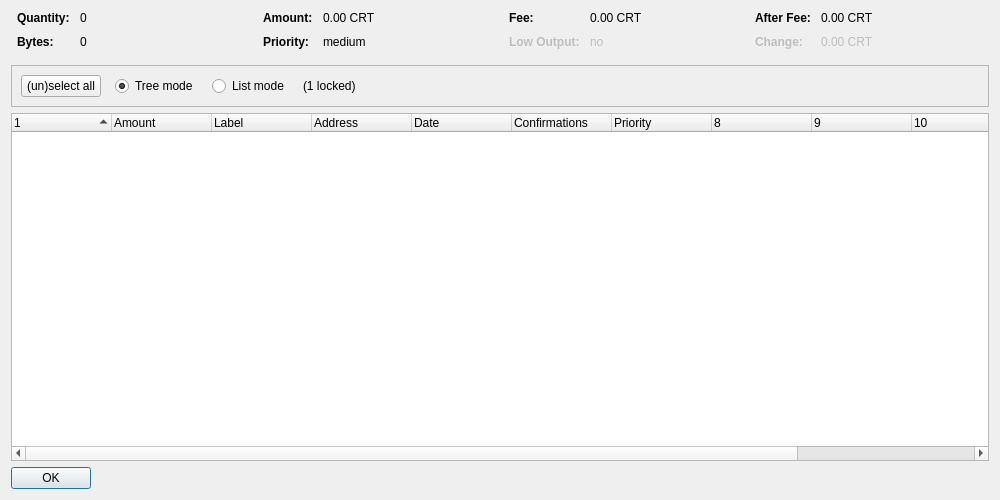
<?xml version="1.0" encoding="UTF-8"?>
<ui version="4.0">
 <class>CoinControlDialog</class>
 <widget class="QDialog" name="CoinControlDialog">
  <property name="geometry">
   <rect>
    <x>0</x>
    <y>0</y>
    <width>1000</width>
    <height>500</height>
   </rect>
  </property>
  <property name="windowTitle">
   <string>Coin Control Address Selection</string>
  </property>
  <layout class="QVBoxLayout" name="verticalLayout">
   <item>
    <layout class="QHBoxLayout" name="horizontalLayoutTop" stretch="0,0,0,0">
     <property name="topMargin">
      <number>0</number>
     </property>
     <property name="bottomMargin">
      <number>10</number>
     </property>
     <item>
      <layout class="QFormLayout" name="formLayoutCoinControl1">
       <property name="horizontalSpacing">
        <number>10</number>
       </property>
       <property name="verticalSpacing">
        <number>10</number>
       </property>
       <property name="leftMargin">
        <number>6</number>
       </property>
       <property name="rightMargin">
        <number>6</number>
       </property>
       <item row="0" column="0">
        <widget class="QLabel" name="labelCoinControlQuantityText">
         <property name="font">
          <font>
           <weight>75</weight>
           <bold>true</bold>
          </font>
         </property>
         <property name="text">
          <string>Quantity:</string>
         </property>
        </widget>
       </item>
       <item row="0" column="1">
        <widget class="QLabel" name="labelCoinControlQuantity">
         <property name="cursor">
          <cursorShape>IBeamCursor</cursorShape>
         </property>
         <property name="contextMenuPolicy">
          <enum>Qt::ActionsContextMenu</enum>
         </property>
         <property name="text">
          <string notr="true">0</string>
         </property>
         <property name="textInteractionFlags">
          <set>Qt::LinksAccessibleByMouse|Qt::TextSelectableByKeyboard|Qt::TextSelectableByMouse</set>
         </property>
        </widget>
       </item>
       <item row="1" column="0">
        <widget class="QLabel" name="labelCoinControlBytesText">
         <property name="font">
          <font>
           <weight>75</weight>
           <bold>true</bold>
          </font>
         </property>
         <property name="text">
          <string>Bytes:</string>
         </property>
        </widget>
       </item>
       <item row="1" column="1">
        <widget class="QLabel" name="labelCoinControlBytes">
         <property name="cursor">
          <cursorShape>IBeamCursor</cursorShape>
         </property>
         <property name="contextMenuPolicy">
          <enum>Qt::ActionsContextMenu</enum>
         </property>
         <property name="text">
          <string notr="true">0</string>
         </property>
         <property name="textInteractionFlags">
          <set>Qt::LinksAccessibleByMouse|Qt::TextSelectableByKeyboard|Qt::TextSelectableByMouse</set>
         </property>
        </widget>
       </item>
      </layout>
     </item>
     <item>
      <layout class="QFormLayout" name="formLayoutCoinControl2">
       <property name="horizontalSpacing">
        <number>10</number>
       </property>
       <property name="verticalSpacing">
        <number>10</number>
       </property>
       <property name="leftMargin">
        <number>6</number>
       </property>
       <property name="rightMargin">
        <number>6</number>
       </property>
       <item row="0" column="0">
        <widget class="QLabel" name="labelCoinControlAmountText">
         <property name="font">
          <font>
           <weight>75</weight>
           <bold>true</bold>
          </font>
         </property>
         <property name="text">
          <string>Amount:</string>
         </property>
        </widget>
       </item>
       <item row="0" column="1">
        <widget class="QLabel" name="labelCoinControlAmount">
         <property name="cursor">
          <cursorShape>IBeamCursor</cursorShape>
         </property>
         <property name="contextMenuPolicy">
          <enum>Qt::ActionsContextMenu</enum>
         </property>
         <property name="text">
          <string notr="true">0.00 CRT</string>
         </property>
         <property name="textInteractionFlags">
          <set>Qt::LinksAccessibleByMouse|Qt::TextSelectableByKeyboard|Qt::TextSelectableByMouse</set>
         </property>
        </widget>
       </item>
       <item row="1" column="0">
        <widget class="QLabel" name="labelCoinControlPriorityText">
         <property name="font">
          <font>
           <weight>75</weight>
           <bold>true</bold>
          </font>
         </property>
         <property name="text">
          <string>Priority:</string>
         </property>
        </widget>
       </item>
       <item row="1" column="1">
        <widget class="QLabel" name="labelCoinControlPriority">
         <property name="cursor">
          <cursorShape>IBeamCursor</cursorShape>
         </property>
         <property name="contextMenuPolicy">
          <enum>Qt::ActionsContextMenu</enum>
         </property>
         <property name="text">
          <string notr="true">medium</string>
         </property>
         <property name="textInteractionFlags">
          <set>Qt::LinksAccessibleByMouse|Qt::TextSelectableByKeyboard|Qt::TextSelectableByMouse</set>
         </property>
        </widget>
       </item>
      </layout>
     </item>
     <item>
      <layout class="QFormLayout" name="formLayoutCoinControl3">
       <property name="horizontalSpacing">
        <number>10</number>
       </property>
       <property name="verticalSpacing">
        <number>10</number>
       </property>
       <property name="leftMargin">
        <number>6</number>
       </property>
       <property name="rightMargin">
        <number>6</number>
       </property>
       <item row="0" column="0">
        <widget class="QLabel" name="labelCoinControlFeeText">
         <property name="font">
          <font>
           <weight>75</weight>
           <bold>true</bold>
          </font>
         </property>
         <property name="text">
          <string>Fee:</string>
         </property>
        </widget>
       </item>
       <item row="0" column="1">
        <widget class="QLabel" name="labelCoinControlFee">
         <property name="cursor">
          <cursorShape>IBeamCursor</cursorShape>
         </property>
         <property name="contextMenuPolicy">
          <enum>Qt::ActionsContextMenu</enum>
         </property>
         <property name="text">
          <string notr="true">0.00 CRT</string>
         </property>
         <property name="textInteractionFlags">
          <set>Qt::LinksAccessibleByMouse|Qt::TextSelectableByKeyboard|Qt::TextSelectableByMouse</set>
         </property>
        </widget>
       </item>
       <item row="1" column="0">
        <widget class="QLabel" name="labelCoinControlLowOutputText">
         <property name="enabled">
          <bool>false</bool>
         </property>
         <property name="font">
          <font>
           <weight>75</weight>
           <bold>true</bold>
          </font>
         </property>
         <property name="text">
          <string>Low Output:</string>
         </property>
        </widget>
       </item>
       <item row="1" column="1">
        <widget class="QLabel" name="labelCoinControlLowOutput">
         <property name="enabled">
          <bool>false</bool>
         </property>
         <property name="cursor">
          <cursorShape>IBeamCursor</cursorShape>
         </property>
         <property name="contextMenuPolicy">
          <enum>Qt::ActionsContextMenu</enum>
         </property>
         <property name="text">
          <string notr="true">no</string>
         </property>
         <property name="textInteractionFlags">
          <set>Qt::LinksAccessibleByMouse|Qt::TextSelectableByKeyboard|Qt::TextSelectableByMouse</set>
         </property>
        </widget>
       </item>
      </layout>
     </item>
     <item>
      <layout class="QFormLayout" name="formLayoutCoinControl4">
       <property name="horizontalSpacing">
        <number>10</number>
       </property>
       <property name="verticalSpacing">
        <number>10</number>
       </property>
       <property name="leftMargin">
        <number>6</number>
       </property>
       <property name="rightMargin">
        <number>6</number>
       </property>
       <item row="0" column="0">
        <widget class="QLabel" name="labelCoinControlAfterFeeText">
         <property name="font">
          <font>
           <weight>75</weight>
           <bold>true</bold>
          </font>
         </property>
         <property name="text">
          <string>After Fee:</string>
         </property>
        </widget>
       </item>
       <item row="0" column="1">
        <widget class="QLabel" name="labelCoinControlAfterFee">
         <property name="cursor">
          <cursorShape>IBeamCursor</cursorShape>
         </property>
         <property name="contextMenuPolicy">
          <enum>Qt::ActionsContextMenu</enum>
         </property>
         <property name="text">
          <string notr="true">0.00 CRT</string>
         </property>
         <property name="textInteractionFlags">
          <set>Qt::LinksAccessibleByMouse|Qt::TextSelectableByKeyboard|Qt::TextSelectableByMouse</set>
         </property>
        </widget>
       </item>
       <item row="1" column="0">
        <widget class="QLabel" name="labelCoinControlChangeText">
         <property name="enabled">
          <bool>false</bool>
         </property>
         <property name="font">
          <font>
           <weight>75</weight>
           <bold>true</bold>
          </font>
         </property>
         <property name="text">
          <string>Change:</string>
         </property>
        </widget>
       </item>
       <item row="1" column="1">
        <widget class="QLabel" name="labelCoinControlChange">
         <property name="enabled">
          <bool>false</bool>
         </property>
         <property name="cursor">
          <cursorShape>IBeamCursor</cursorShape>
         </property>
         <property name="contextMenuPolicy">
          <enum>Qt::ActionsContextMenu</enum>
         </property>
         <property name="text">
          <string notr="true">0.00 CRT</string>
         </property>
         <property name="textInteractionFlags">
          <set>Qt::LinksAccessibleByMouse|Qt::TextSelectableByKeyboard|Qt::TextSelectableByMouse</set>
         </property>
        </widget>
       </item>
      </layout>
     </item>
    </layout>
   </item>
   <item>
    <widget class="QFrame" name="frame">
     <property name="minimumSize">
      <size>
       <width>0</width>
       <height>40</height>
      </size>
     </property>
     <property name="frameShape">
      <enum>QFrame::StyledPanel</enum>
     </property>
     <property name="frameShadow">
      <enum>QFrame::Sunken</enum>
     </property>
     <layout class="QHBoxLayout" name="horizontalLayout">
      <item>
       <layout class="QHBoxLayout" name="horizontalLayoutPanel" stretch="0,0,0,0,0">
        <property name="spacing">
         <number>14</number>
        </property>
        <item>
         <widget class="QPushButton" name="pushButtonSelectAll">
          <property name="sizePolicy">
           <sizepolicy hsizetype="Maximum" vsizetype="Fixed">
            <horstretch>0</horstretch>
            <verstretch>0</verstretch>
           </sizepolicy>
          </property>
          <property name="text">
           <string>(un)select all</string>
          </property>
         </widget>
        </item>
        <item>
         <widget class="QRadioButton" name="radioTreeMode">
          <property name="sizePolicy">
           <sizepolicy hsizetype="Maximum" vsizetype="Fixed">
            <horstretch>0</horstretch>
            <verstretch>0</verstretch>
           </sizepolicy>
          </property>
          <property name="text">
           <string>Tree mode</string>
          </property>
          <property name="checked">
           <bool>true</bool>
          </property>
         </widget>
        </item>
        <item>
         <widget class="QRadioButton" name="radioListMode">
          <property name="sizePolicy">
           <sizepolicy hsizetype="Maximum" vsizetype="Fixed">
            <horstretch>0</horstretch>
            <verstretch>0</verstretch>
           </sizepolicy>
          </property>
          <property name="text">
           <string>List mode</string>
          </property>
         </widget>
        </item>
        <item>
         <widget class="QLabel" name="labelLocked">
          <property name="text">
           <string notr="true">(1 locked)</string>
          </property>
         </widget>
        </item>
        <item>
         <spacer name="horizontalSpacer">
          <property name="orientation">
           <enum>Qt::Horizontal</enum>
          </property>
          <property name="sizeHint" stdset="0">
           <size>
            <width>40</width>
            <height>20</height>
           </size>
          </property>
         </spacer>
        </item>
       </layout>
      </item>
     </layout>
    </widget>
   </item>
   <item>
    <widget class="CoinControlTreeWidget" name="treeWidget">
     <property name="contextMenuPolicy">
      <enum>Qt::CustomContextMenu</enum>
     </property>
     <property name="sortingEnabled">
      <bool>false</bool>
     </property>
     <property name="columnCount">
      <number>12</number>
     </property>
     <attribute name="headerShowSortIndicator" stdset="0">
      <bool>true</bool>
     </attribute>
     <attribute name="headerStretchLastSection">
      <bool>false</bool>
     </attribute>
     <column>
      <property name="text">
       <string/>
      </property>
     </column>
     <column>
      <property name="text">
       <string>Amount</string>
      </property>
     </column>
     <column>
      <property name="text">
       <string notr="true">Label</string>
      </property>
     </column>
     <column>
      <property name="text">
       <string>Address</string>
      </property>
     </column>
     <column>
      <property name="text">
       <string>Date</string>
      </property>
     </column>
     <column>
      <property name="text">
       <string>Confirmations</string>
      </property>
      <property name="toolTip">
       <string>Confirmed</string>
      </property>
     </column>
     <column>
      <property name="text">
       <string>Priority</string>
      </property>
     </column>
     <column>
      <property name="text">
       <string/>
      </property>
     </column>
     <column>
      <property name="text">
       <string/>
      </property>
     </column>
     <column>
      <property name="text">
       <string/>
      </property>
     </column>
     <column>
      <property name="text">
       <string/>
      </property>
     </column>
     <column>
      <property name="text">
       <string/>
      </property>
     </column>
    </widget>
   </item>
   <item>
    <widget class="QDialogButtonBox" name="buttonBox">
     <property name="sizePolicy">
      <sizepolicy hsizetype="Maximum" vsizetype="Fixed">
       <horstretch>0</horstretch>
       <verstretch>0</verstretch>
      </sizepolicy>
     </property>
     <property name="orientation">
      <enum>Qt::Horizontal</enum>
     </property>
     <property name="standardButtons">
      <set>QDialogButtonBox::Ok</set>
     </property>
    </widget>
   </item>
  </layout>
 </widget>
 <customwidgets>
  <customwidget>
   <class>CoinControlTreeWidget</class>
   <extends>QTreeWidget</extends>
   <header>coincontroltreewidget.h</header>
  </customwidget>
 </customwidgets>
 <resources/>
 <connections/>
</ui>
